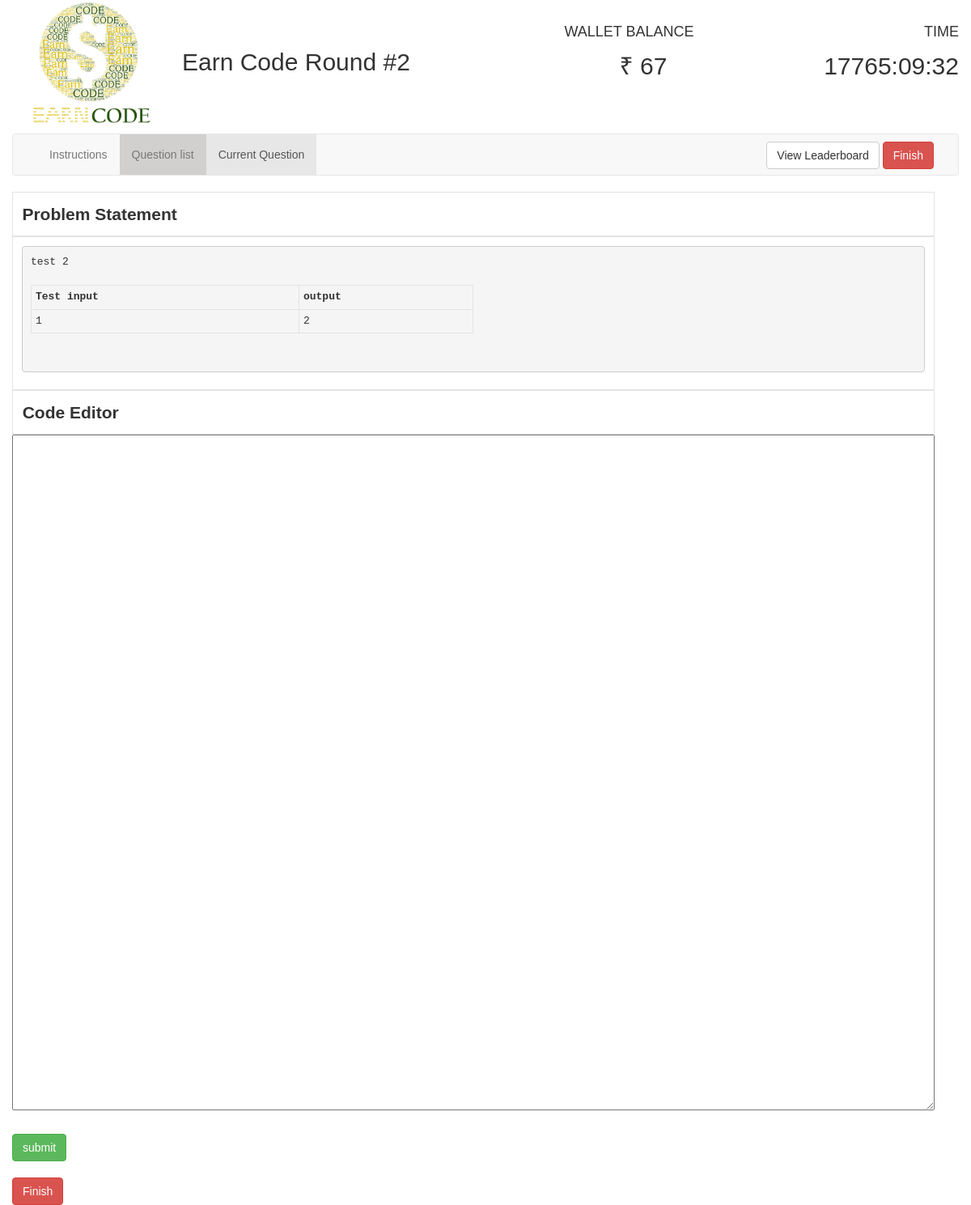
Screenshot of /comp/11/2/ with the database file from the repository.
### round2/models.py (models this page shows, shortened)
class Question(models.Model):
    question = models.TextField(max_length=4000)
    question_title = models.CharField(max_length=2000)
    input = models.CharField(default=0, max_length=5000)
    correct_op = models.CharField(default=0, max_length=10000)
    explanation = models.CharField(max_length=7000)
    test_input = models.CharField(max_length=100000)
    test_output = models.CharField(max_length=10000)
    cost = models.IntegerField()
    user = models.ManyToManyField(User, null=True, through="Score")
    type = models.CharField(default="Easy", max_length=10)

### round2/views.py (the view)
# urls.py: url(r'^(?P<user_id>[0-9]+)/(?P<question_id>[0-9]+)/$', views.question_details, name='question_details'),
def question_details(request, user_id, question_id):
    selected_question = Question.objects.get(pk=question_id)
    current_user = User.objects.get(pk=user_id)
    bought = False
    if current_user in selected_question.user.all():
        bought = True
    jsonDec = json.decoder.JSONDecoder()
    current_user.total_score = 0
    current_user.save()
    try:
        previous_code = open(str(question_id) + '_' + str(user_id) + '.cpp', 'r').read()
    except:
        previous_code = ""
    return render(request, 'round2/question_details.html',
                  {'pegs_id': int("3"), 'bought': bought, 'selected_question': selected_question,
                   'question_id': selected_question.pk,
                   'user_id': user_id, 'submitted_code': previous_code,
                   'remaining_time': current_user.end_time - time.time(),
                   'money': current_user.money})

### round2/templates/round2/question_details.html (shortened to what this page needs)
<!DOCTYPE html>
<html>
{% load staticfiles %}
<head xmlns:position="http://www.w3.org/1999/xhtml">
    <link href="{% static '/css/font.css' %}" rel="stylesheet">
    <link rel="stylesheet"
          href="{% static '/css/jquery-ui.min.css' %}">
    <link rel="stylesheet" href="{% static '/css/bootstrap.min.css' %}">
</head>
<body>
<div class="container-fluid">
    <div class="container">
        <div class="row">
            <div class="col-md-2">
                <img alt="EarnCode"
                     src="{% static '/round2/images/ea.png' %}" width="100%">
            </div>
            <div class="col-md-4">
                <h2 style="margin-top: 60px;">Earn Code Round #2</h2>
            </div>
            <div class="col-md-2 col-md-offset-1">
                <div class="row"><h4 style="margin-top: 30px; margin-bottom: -5px;">WALLET BALANCE</h4></div>
                <div class="row text-center"><h2><span id="">&#8377; {{ money }}</span></h2></div>
            </div>
            <div class="col-md-2 col-md-offset-1 text-right">
                <div class="row"><h4 style="margin-top: 30px; margin-bottom: -5px;">TIME</h4></div>
                <div class="row"><h2><span id="time1">time</span></h2></div>
            </div>
        </div>
    </div>
    <nav class="navbar navbar-default">
        <div class="container-fluid">
            <div class="collapse navbar-collapse" id="bs-example-navbar-collapse-1">
                <ul class="nav navbar-nav">
                    <li id="instruction_tab"><a onclick="showInstructions();">Instructions</a></li>
                    <li><a href= {% url 'round2:question' user_id %}>Question list</a>
                    <li class="active" id="question_tab"><a onclick="showCurrentQuestion()">Current Question</a>
                    </li>
                </ul>
                <form action="{% url 'round2:leaderboard' user_id %}" method="post" class="navbar-form navbar-right"
                      style="margin-bottom: -8px;margin-top: 1px;">
                    <button type="submit" class="btn btn-default navbar-btn" id="leader" name="leader">View
                        Leaderboard
                    </button>
                    <button type="button" class="btn btn-default navbar-btn btn-danger" onclick="prompt_user()">
                        Finish
                    </button>
                </form>
            </div>
        </div>
    </nav>
    <div class="container" id="question_view">
        <div id="problem_title" class="row" style="margin-bottom: 0px; font-weight: bold;font-size:150%; ">Problem
            Statement
        </div>
        <div id="question" class="row" style="font-size:140%;">
        <pre>{{ selected_question.question }}
        <table style="width:50%">
          <tr>
            <th>Test input</th>
            <th>output</th>
          </tr>
          <tr>
            <td rowspan="2">{{ selected_question.test_input }}</td>
            <td rowspan="2">{{ selected_question.test_output }}</td>
          </tr>
        </table>
        </pre>
        </div>
        <div class="row">
            {% if bought %}
                <form action="{% url 'round2:handle_answer' user_id selected_question.pk %}" method="post">
                    <div id="code_editor" name="code_editor"
                         style="margin-bottom: 0px; font-weight: bold; font-size:150%;">
                        Code
                        Editor
                    </div>
                    <textarea id="text_area" name="text_area" rows="30"
                              style="font-size:135%;">{{ submitted_code }}</textarea>
                    <input class="btn btn-success" type="submit" name="submit" value="submit" id="submit_code">
                </form>
            {% endif %}
            <br>
            <div class="row">
                {% if not bought %}
                    <div class="col-md-2 col-md-offset-5">
                        <input class="btn" type="submit" name="buy" value="buy" id="buy" onclick="buy_question()">
                    </div>
                    <div class="col-md-2">
                        <button class="btn btn-danger" onclick="prompt_user()">Finish</button>
                    </div>
                {% else %}
                    <div class="col-md-1">
                        <button class="btn btn-danger" onclick="prompt_user()">Finish</button>
                    </div>
                {% endif %}
            </div>
        </div>
    </div>
</div>
</body>
{% load static %}
<link rel="stylesheet" href="{% static 'codemirror.css' %}">
</html>

### rows the page displays
Question: question "test 2", test_input "1", test_output "2"

### other values shown
{{ money }} "67"
